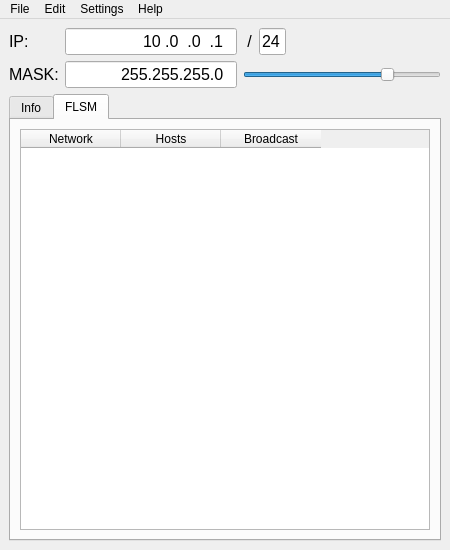
<?xml version="1.0" encoding="UTF-8"?>
<ui version="4.0">
 <class>MainWindow</class>
 <widget class="QMainWindow" name="MainWindow">
  <property name="geometry">
   <rect>
    <x>0</x>
    <y>0</y>
    <width>450</width>
    <height>550</height>
   </rect>
  </property>
  <property name="windowTitle">
   <string>IPKalculator</string>
  </property>
  <widget class="QWidget" name="centralwidget">
   <layout class="QVBoxLayout" name="verticalLayout_2">
    <item>
     <layout class="QGridLayout" name="gridLayout">
      <item row="0" column="1">
       <widget class="QLineEdit" name="lineEdit_IP">
        <property name="font">
         <font>
          <pointsize>12</pointsize>
         </font>
        </property>
        <property name="inputMask">
         <string>000.000.000.000</string>
        </property>
        <property name="text">
         <string>10.0.0.1</string>
        </property>
        <property name="alignment">
         <set>Qt::AlignRight|Qt::AlignTrailing|Qt::AlignVCenter</set>
        </property>
       </widget>
      </item>
      <item row="1" column="0">
       <widget class="QLabel" name="label_Mask">
        <property name="font">
         <font>
          <pointsize>12</pointsize>
         </font>
        </property>
        <property name="text">
         <string>MASK:</string>
        </property>
       </widget>
      </item>
      <item row="1" column="1">
       <widget class="QLineEdit" name="lineEdit_Mask">
        <property name="font">
         <font>
          <pointsize>12</pointsize>
         </font>
        </property>
        <property name="inputMask">
         <string>000.000.000.000</string>
        </property>
        <property name="text">
         <string>255.255.255.0</string>
        </property>
        <property name="alignment">
         <set>Qt::AlignRight|Qt::AlignTrailing|Qt::AlignVCenter</set>
        </property>
       </widget>
      </item>
      <item row="0" column="0">
       <widget class="QLabel" name="label_IP">
        <property name="font">
         <font>
          <pointsize>12</pointsize>
         </font>
        </property>
        <property name="text">
         <string>IP:</string>
        </property>
       </widget>
      </item>
      <item row="0" column="2">
       <layout class="QHBoxLayout" name="horizontalLayout" stretch="0,1,100">
        <item>
         <widget class="QLabel" name="label_CIDR">
          <property name="font">
           <font>
            <pointsize>12</pointsize>
           </font>
          </property>
          <property name="text">
           <string> /</string>
          </property>
         </widget>
        </item>
        <item>
         <widget class="QLineEdit" name="lineEdit_CIDR">
          <property name="sizePolicy">
           <sizepolicy hsizetype="Expanding" vsizetype="Fixed">
            <horstretch>0</horstretch>
            <verstretch>0</verstretch>
           </sizepolicy>
          </property>
          <property name="minimumSize">
           <size>
            <width>0</width>
            <height>0</height>
           </size>
          </property>
          <property name="font">
           <font>
            <pointsize>12</pointsize>
           </font>
          </property>
          <property name="inputMask">
           <string>00</string>
          </property>
          <property name="text">
           <string>24</string>
          </property>
         </widget>
        </item>
        <item>
         <spacer name="horizontalSpacer">
          <property name="orientation">
           <enum>Qt::Horizontal</enum>
          </property>
          <property name="sizeHint" stdset="0">
           <size>
            <width>40</width>
            <height>20</height>
           </size>
          </property>
         </spacer>
        </item>
       </layout>
      </item>
      <item row="1" column="2">
       <widget class="QSlider" name="horizontalSlider">
        <property name="maximum">
         <number>32</number>
        </property>
        <property name="value">
         <number>24</number>
        </property>
        <property name="orientation">
         <enum>Qt::Horizontal</enum>
        </property>
        <property name="tickPosition">
         <enum>QSlider::NoTicks</enum>
        </property>
       </widget>
      </item>
     </layout>
    </item>
    <item>
     <widget class="QTabWidget" name="tabWidget">
      <property name="currentIndex">
       <number>1</number>
      </property>
      <widget class="QWidget" name="tab_info">
       <attribute name="title">
        <string>Info</string>
       </attribute>
       <layout class="QVBoxLayout" name="verticalLayout">
        <item>
         <widget class="QTableWidget" name="tableWidget_Info">
          <property name="layoutDirection">
           <enum>Qt::LeftToRight</enum>
          </property>
          <property name="alternatingRowColors">
           <bool>true</bool>
          </property>
          <property name="selectionMode">
           <enum>QAbstractItemView::NoSelection</enum>
          </property>
          <attribute name="horizontalHeaderVisible">
           <bool>false</bool>
          </attribute>
          <attribute name="horizontalHeaderStretchLastSection">
           <bool>true</bool>
          </attribute>
          <row>
           <property name="text">
            <string>IP Address</string>
           </property>
          </row>
          <row>
           <property name="text">
            <string>Network Address</string>
           </property>
          </row>
          <row>
           <property name="text">
            <string>Subnet Mask</string>
           </property>
          </row>
          <row>
           <property name="text">
            <string>Wildcard Mask</string>
           </property>
          </row>
          <row>
           <property name="text">
            <string>CIDR</string>
           </property>
          </row>
          <row>
           <property name="text">
            <string>Address Range</string>
           </property>
          </row>
          <row>
           <property name="text">
            <string>Usable Adaresses</string>
           </property>
          </row>
          <row>
           <property name="text">
            <string>Broadcast Address</string>
           </property>
          </row>
          <row>
           <property name="text">
            <string>Gateway</string>
           </property>
          </row>
          <row>
           <property name="text">
            <string>Number of Hosts</string>
           </property>
          </row>
          <row>
           <property name="text">
            <string>Type</string>
           </property>
          </row>
          <row>
           <property name="text">
            <string>Class</string>
           </property>
          </row>
          <column>
           <property name="text">
            <string/>
           </property>
          </column>
          <item row="0" column="0">
           <property name="text">
            <string>10.0.0.1</string>
           </property>
           <property name="textAlignment">
            <set>AlignTrailing|AlignVCenter</set>
           </property>
           <property name="flags">
            <set>ItemIsEnabled</set>
           </property>
          </item>
          <item row="1" column="0">
           <property name="text">
            <string>10.0.0.0</string>
           </property>
           <property name="textAlignment">
            <set>AlignTrailing|AlignVCenter</set>
           </property>
           <property name="flags">
            <set>ItemIsEnabled</set>
           </property>
          </item>
          <item row="2" column="0">
           <property name="text">
            <string>255.255.255.0</string>
           </property>
           <property name="textAlignment">
            <set>AlignTrailing|AlignVCenter</set>
           </property>
           <property name="flags">
            <set>ItemIsEnabled</set>
           </property>
          </item>
          <item row="3" column="0">
           <property name="text">
            <string>0.0.0.255</string>
           </property>
           <property name="textAlignment">
            <set>AlignTrailing|AlignVCenter</set>
           </property>
           <property name="flags">
            <set>ItemIsEnabled</set>
           </property>
          </item>
          <item row="4" column="0">
           <property name="text">
            <string>/24</string>
           </property>
           <property name="textAlignment">
            <set>AlignTrailing|AlignVCenter</set>
           </property>
           <property name="flags">
            <set>ItemIsEnabled</set>
           </property>
          </item>
          <item row="5" column="0">
           <property name="text">
            <string>10.0.0.1-10.0.0.254</string>
           </property>
           <property name="textAlignment">
            <set>AlignTrailing|AlignVCenter</set>
           </property>
           <property name="flags">
            <set>ItemIsEnabled</set>
           </property>
          </item>
          <item row="6" column="0">
           <property name="text">
            <string>10.0.0.2-10.0.0.254</string>
           </property>
           <property name="textAlignment">
            <set>AlignTrailing|AlignVCenter</set>
           </property>
           <property name="flags">
            <set>ItemIsEnabled</set>
           </property>
          </item>
          <item row="7" column="0">
           <property name="text">
            <string>10.0.0.255</string>
           </property>
           <property name="textAlignment">
            <set>AlignTrailing|AlignVCenter</set>
           </property>
           <property name="flags">
            <set>ItemIsEnabled</set>
           </property>
          </item>
          <item row="8" column="0">
           <property name="text">
            <string>10.0.0.1</string>
           </property>
           <property name="textAlignment">
            <set>AlignTrailing|AlignVCenter</set>
           </property>
           <property name="flags">
            <set>ItemIsEnabled</set>
           </property>
          </item>
          <item row="9" column="0">
           <property name="text">
            <string>254</string>
           </property>
           <property name="textAlignment">
            <set>AlignTrailing|AlignVCenter</set>
           </property>
           <property name="flags">
            <set>ItemIsEnabled</set>
           </property>
          </item>
          <item row="10" column="0">
           <property name="text">
            <string>Private</string>
           </property>
           <property name="textAlignment">
            <set>AlignTrailing|AlignVCenter</set>
           </property>
           <property name="flags">
            <set>ItemIsEnabled</set>
           </property>
          </item>
          <item row="11" column="0">
           <property name="text">
            <string>A</string>
           </property>
           <property name="textAlignment">
            <set>AlignTrailing|AlignVCenter</set>
           </property>
           <property name="flags">
            <set>ItemIsEnabled</set>
           </property>
          </item>
         </widget>
        </item>
       </layout>
      </widget>
      <widget class="QWidget" name="tab_FLSM">
       <attribute name="title">
        <string>FLSM</string>
       </attribute>
       <layout class="QVBoxLayout" name="verticalLayout_3">
        <item>
         <widget class="QTableWidget" name="tableWidget_FLSM">
          <property name="sizeAdjustPolicy">
           <enum>QAbstractScrollArea::AdjustToContents</enum>
          </property>
          <property name="editTriggers">
           <set>QAbstractItemView::NoEditTriggers</set>
          </property>
          <property name="alternatingRowColors">
           <bool>true</bool>
          </property>
          <property name="selectionBehavior">
           <enum>QAbstractItemView::SelectRows</enum>
          </property>
          <attribute name="horizontalHeaderMinimumSectionSize">
           <number>100</number>
          </attribute>
          <attribute name="horizontalHeaderDefaultSectionSize">
           <number>100</number>
          </attribute>
          <attribute name="horizontalHeaderStretchLastSection">
           <bool>false</bool>
          </attribute>
          <attribute name="verticalHeaderVisible">
           <bool>false</bool>
          </attribute>
          <column>
           <property name="text">
            <string>Network</string>
           </property>
          </column>
          <column>
           <property name="text">
            <string>Hosts</string>
           </property>
          </column>
          <column>
           <property name="text">
            <string>Broadcast</string>
           </property>
          </column>
         </widget>
        </item>
       </layout>
      </widget>
     </widget>
    </item>
   </layout>
  </widget>
  <widget class="QMenuBar" name="menubar">
   <property name="geometry">
    <rect>
     <x>0</x>
     <y>0</y>
     <width>450</width>
     <height>21</height>
    </rect>
   </property>
   <widget class="QMenu" name="menuFile">
    <property name="title">
     <string>File</string>
    </property>
   </widget>
   <widget class="QMenu" name="menuEdit">
    <property name="title">
     <string>Edit</string>
    </property>
   </widget>
   <widget class="QMenu" name="menuSettings">
    <property name="title">
     <string>Settings</string>
    </property>
    <addaction name="actionBinary"/>
    <addaction name="actionOctal"/>
    <addaction name="actionDecimal"/>
    <addaction name="actionHexadecimal"/>
   </widget>
   <widget class="QMenu" name="menuHelp">
    <property name="title">
     <string>Help</string>
    </property>
    <addaction name="actionAbout"/>
   </widget>
   <addaction name="menuFile"/>
   <addaction name="menuEdit"/>
   <addaction name="menuSettings"/>
   <addaction name="menuHelp"/>
  </widget>
  <action name="actionBinary">
   <property name="checkable">
    <bool>true</bool>
   </property>
   <property name="text">
    <string>Binary</string>
   </property>
  </action>
  <action name="actionOctal">
   <property name="checkable">
    <bool>true</bool>
   </property>
   <property name="text">
    <string>Octal</string>
   </property>
  </action>
  <action name="actionDecimal">
   <property name="checkable">
    <bool>true</bool>
   </property>
   <property name="checked">
    <bool>true</bool>
   </property>
   <property name="text">
    <string>Decimal</string>
   </property>
  </action>
  <action name="actionHexadecimal">
   <property name="checkable">
    <bool>true</bool>
   </property>
   <property name="text">
    <string>Hexadecimal</string>
   </property>
  </action>
  <action name="actionAbout">
   <property name="text">
    <string>About</string>
   </property>
  </action>
 </widget>
 <resources/>
 <connections/>
</ui>
